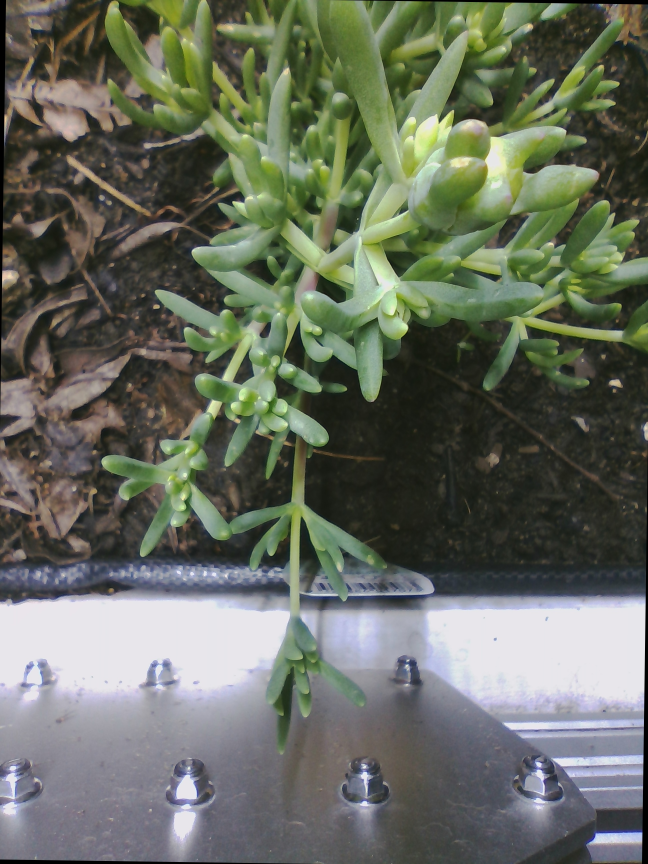
#> input picture source/513126.jpg, 1944 x 2592 px, given as the content of the folder ./topLeftCrop, which was not available (shown at 1/3 size)
$ python genOther.py
#> lines starting #> are read from the running program, lines starting #| are printed output that depends on the picture; after the words box and inside, x2 and y2 are one past the last pixel; in counts of white or black regions, pixels touching at a corner belong together; pictures that were not available may be replaced by others from this repository, and a replacement may not be noted
# Importing Image class from PIL module
import PIL
import os
import os.path
import cv2
from PIL import Image
import asyncio
import sys
import numpy as np

# Assumes images are in 1944x2592 dimensions and in .jpg format
sourceFolder = "./source"
sourceFolderCropTopLeft = "./topLeftCrop"
sourceFolderCropBottomLeft = "./cropBottomLeft"
currentDir="./Final"


# [68 lines left out: functions cropTopLeft, cropBottomLeft, not called in this run]


def detectGreen(readDirr,cropSection):

#> called with readDirr = './topLeftCrop', cropSection = 'TopLeft'
    for file in os.listdir(readDirr):
        f_img = readDirr+"/"+file
        MYDIR = ("detectGreen" + cropSection)
        CHECK_FOLDER = os.path.isdir(MYDIR)

        # If folder doesn't exist, then create it.
        if not CHECK_FOLDER:
            os.makedirs(MYDIR)
            print("created folder : ", MYDIR)

        fileName = "detectGreen" + cropSection + file
        destination = os.path.join(os.getcwd(), MYDIR, fileName)
        destination2 = os.path.join(currentDir, fileName)
        #print("---------------------"+f_img)

        ## Read
        img = cv2.imread(f_img)
#> img is the input picture: shape (2592, 1944, 3); mean B, G, R 95.7, 108.9, 103.3
        #cv2.imshow('img', img)

        ## convert to hsv
        hsv = cv2.cvtColor(img, cv2.COLOR_BGR2HSV)
#> hsv: shape (2592, 1944, 3); mean H, S, V 66, 56.8, 114.3

        ## mask of green (36,0,0) ~ (70, 255,255)
        mask1 = cv2.inRange(hsv, (36, 0, 0), (70, 255,255))
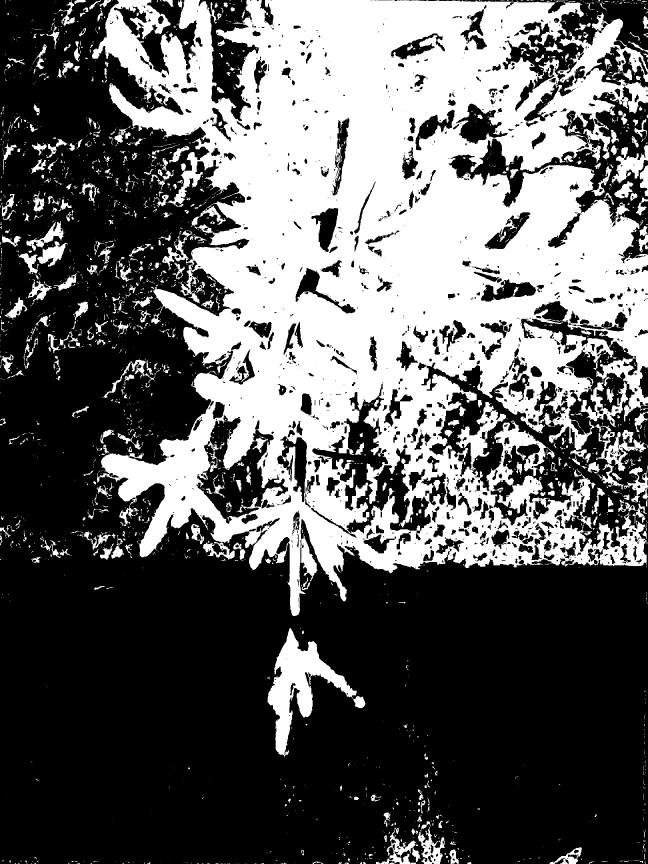
#> mask1: shape (2592, 1944) (shown at 1/3 size); 37.9% white; 2736 white regions (2096 under 20 px), largest, box (x1, y1, x2, y2) and area: (276, 0, 1944, 1848) 1726880, (802, 1884, 1070, 2272) 32417, (1786, 1272, 1944, 1520) 10584

        ## mask o yellow (15,0,0) ~ (36, 255, 255)
        mask2 = cv2.inRange(hsv, (15,0,0), (36, 255, 255))
#> mask2: shape (2592, 1944); 20.7% white; 2757 white regions (1922 under 20 px), largest, box (x1, y1, x2, y2) and area: (1254, 1088, 1944, 1695) 136790, (3, 302, 628, 1012) 102237, (0, 480, 719, 1187) 97149

        ## final mask and masked
        #mask = cv2.bitwise_or(mask1, mask2)
        target = cv2.bitwise_and(img,img, mask=mask1)

        #cv2.imwrite("target.png", target)
        #cv2.imshow('final', target)
        #cv2.waitKey(0)
        cv2.imwrite(destination, target)
        cv2.imwrite(destination2, target)

def increaseGreen(readDirr,cropSection):

#> called with readDirr = './topLeftCrop', cropSection = 'TopLeft'
    for file in os.listdir(readDirr):
        f_img = readDirr+"/"+file
        MYDIR = ("increaseGreen" + cropSection)
        CHECK_FOLDER = os.path.isdir(MYDIR)

        # If folder doesn't exist, then create it.
        if not CHECK_FOLDER:
            os.makedirs(MYDIR)
            print("created folder : ", MYDIR)

        fileName = "increaseGreen" + cropSection + file
        destination = os.path.join(os.getcwd(), MYDIR, fileName)
        destination2 = os.path.join(currentDir, fileName)
        #print("---------------------"+f_img)

        #-----Reading the image-----------------------------------------------------
        img = cv2.imread(f_img)
        #cv2.imshow("img",img)

        #-----converted the values to float32 during BGR2HSV transformation to avoid negative values during saturation transformation to due uint8 (default) overflow-----------------------------------
        imgrgb = cv2.cvtColor(img, cv2.COLOR_BGR2RGB).astype("float32")
        #cv2.imshow("lab",lab)

        #-----splitting hsv values, adjusting the individual channels and then doing a merge-------------------------
        (r, g, b) = cv2.split(imgrgb)
        #cv2.imshow('r_channel', r)
        #cv2.imshow('g_channel', g)
        #cv2.imshow('b_channel', b)
        g = g*1.5
        g = np.clip(g,0,255)
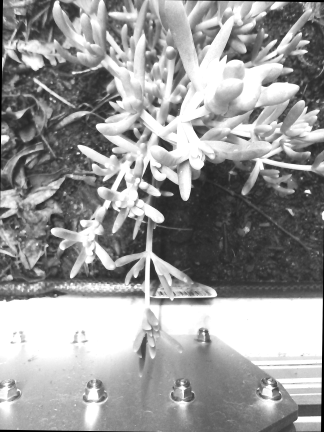
#> g: shape (2592, 1944) float32 (shown at 1/6 size); min 0, max 255, mean 154.2
        imgrgb = cv2.merge([r,g,b])

        #-----converted it back to default uint8 after my hue adjustment--------------------
        imgbgr = cv2.cvtColor(imgrgb.astype("uint8"), cv2.COLOR_RGB2BGR)
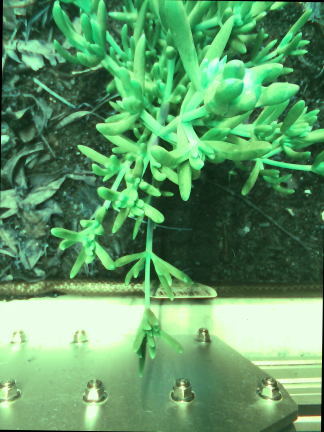
#> imgbgr: shape (2592, 1944, 3) (shown at 1/6 size); mean R, G, B 95.7, 154, 103.3
        #cv2.imshow('final', imgbgr)
        #cv2.waitKey(0)
        cv2.imwrite(destination, imgbgr)
        cv2.imwrite(destination2, imgbgr)

        #_____END_____#

def hue(readDirr,cropSection):

#> called with readDirr = './topLeftCrop', cropSection = 'TopLeft'
    for file in os.listdir(readDirr):
        f_img = readDirr+"/"+file
        MYDIR = ("hue" + cropSection)
        CHECK_FOLDER = os.path.isdir(MYDIR)

        # If folder doesn't exist, then create it.
        if not CHECK_FOLDER:
            os.makedirs(MYDIR)
            print("created folder : ", MYDIR)

        fileName = "hue" + cropSection + file
        destination = os.path.join(os.getcwd(), MYDIR, fileName)
        destination2 = os.path.join(currentDir, fileName)

        #print("---------------------"+f_img)

        #-----Reading the image-----------------------------------------------------
        img = cv2.imread(f_img)
        #cv2.imshow("img",img)

        #-----converted the values to float32 during BGR2HSV transformation to avoid negative values during saturation transformation to due uint8 (default) overflow-----------------------------------
        imghsv = cv2.cvtColor(img, cv2.COLOR_BGR2HSV).astype("float32")
        #cv2.imshow("lab",lab)

        #-----splitting hsv values, adjusting the individual channels and then doing a merge-------------------------
        (h, s, v) = cv2.split(imghsv)
        h = h*2
        h = np.clip(h,0,255)
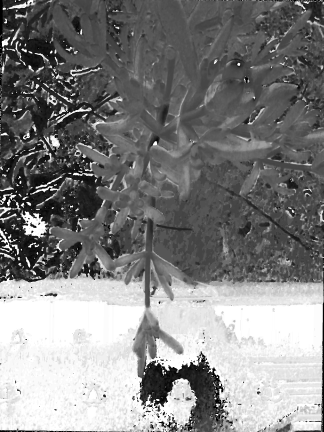
#> h: shape (2592, 1944) float32 (shown at 1/6 size); min 0, max 255, mean 129.9
        imghsv = cv2.merge([h,s,v])

        #-----converted it back to default uint8 after my hue adjustment--------------------
        imgrgb = cv2.cvtColor(imghsv.astype("uint8"), cv2.COLOR_HSV2BGR)
        #cv2.imshow('final', imgrgb)
        #cv2.waitKey(0)
        cv2.imwrite(destination, imgrgb)
        cv2.imwrite(destination2, imgrgb)


        #_____END_____#

def saturation(readDirr,cropSection):

#> called with readDirr = './topLeftCrop', cropSection = 'TopLeft'
    for file in os.listdir(readDirr):
        f_img = readDirr+"/"+file
        MYDIR = ("saturation" + cropSection)
        CHECK_FOLDER = os.path.isdir(MYDIR)

        # If folder doesn't exist, then create it.
        if not CHECK_FOLDER:
            os.makedirs(MYDIR)
            print("created folder : ", MYDIR)

        fileName = "saturation" + cropSection + file
        destination = os.path.join(os.getcwd(), MYDIR, fileName)
        destination2 = os.path.join(currentDir, fileName)
        #print("---------------------"+f_img)

        #-----Reading the image-----------------------------------------------------
        img = cv2.imread(f_img)
        #cv2.imshow("img",img)

        #-----converted the values to float32 during BGR2HSV transformation to avoid negative values during saturation transformation to due uint8 (default) overflow-----------------------------------
        imghsv = cv2.cvtColor(img, cv2.COLOR_BGR2HSV).astype("float32")
        #cv2.imshow("lab",lab)

        #-----splitting hsv values, adjusting the individual channels and then doing a merge-------------------------
        (h, s, v) = cv2.split(imghsv)
        s = s*2
        s = np.clip(s,0,255)
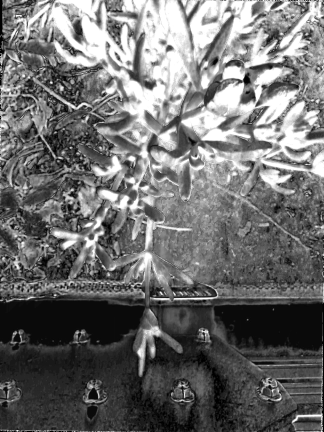
#> s: shape (2592, 1944) float32 (shown at 1/6 size); min 0, max 255, mean 109.7
        imghsv = cv2.merge([h,s,v])
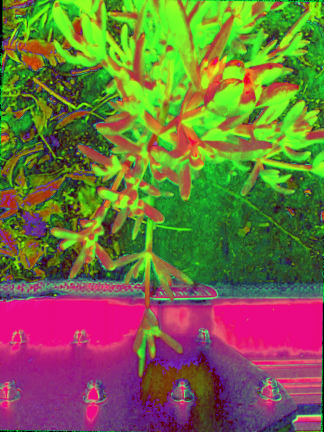
#> imghsv: shape (2592, 1944, 3) float32 (shown at 1/6 size); mean B, G, R 65.9, 109.3, 113.3

        #-----converted it back to default uint8 after my saturation adjustment--------------------
        imgrgb = cv2.cvtColor(imghsv.astype("uint8"), cv2.COLOR_HSV2BGR)
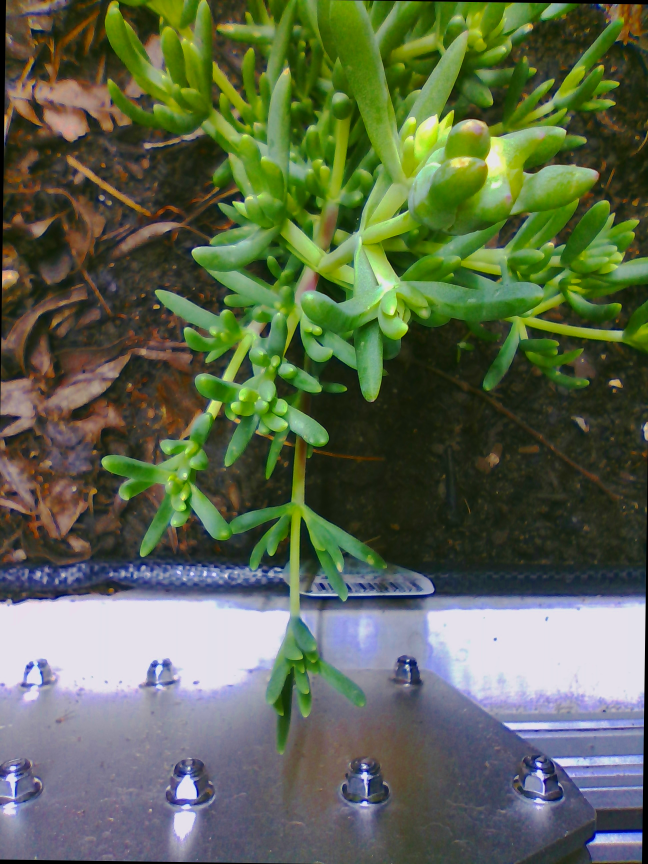
#> imgrgb: shape (2592, 1944, 3) (shown at 1/3 size); mean B, G, R 78.2, 103.4, 92.4
        #cv2.imshow('final', imgrgb)
        #cv2.waitKey(0)
        cv2.imwrite(destination, imgrgb)
        cv2.imwrite(destination2, imgrgb)

        #_____END_____#


#print(len(sys.argv))
#print(str(sys.argv))


async def main():

    # Detect Green
    detectGreen(sourceFolderCropTopLeft,"TopLeft")
    detectGreen(sourceFolderCropBottomLeft,"BottomLeft")

    # Increse Green in RGB
    increaseGreen(sourceFolderCropTopLeft,"TopLeft")
    increaseGreen(sourceFolderCropBottomLeft,"BottomLeft")

    # Increse Hue
    hue(sourceFolderCropTopLeft,"TopLeft")
    hue(sourceFolderCropBottomLeft,"BottomLeft")

    # Increse Saturation
    saturation(sourceFolderCropTopLeft,"TopLeft")
    saturation(sourceFolderCropBottomLeft,"BottomLeft")

asyncio.run(main())

$ run again, on source/513190.jpg
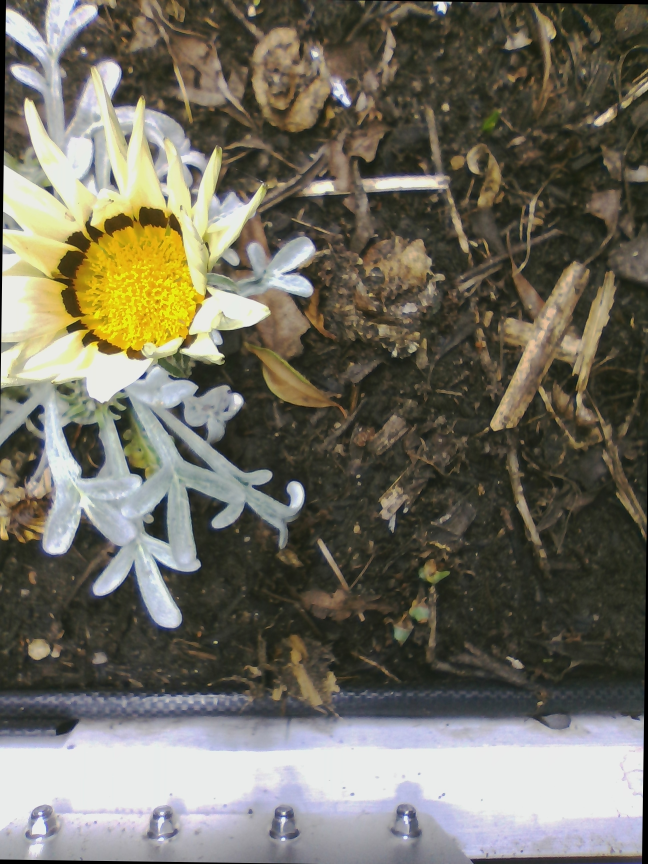
#> input picture source/513190.jpg, 1944 x 2592 px, given as the content of the folder ./topLeftCrop, which was not available (shown at 1/3 size)
#> in detectGreen, img is the input picture: shape (2592, 1944, 3); mean B, G, R 97.1, 110, 113.3
#> hsv: shape (2592, 1944, 3); mean H, S, V 49.4, 57.8, 117.6
#> in detectGreen, `mask1 = cv2.inRange(hsv, (36, 0, 0), (70, 255,255))`:
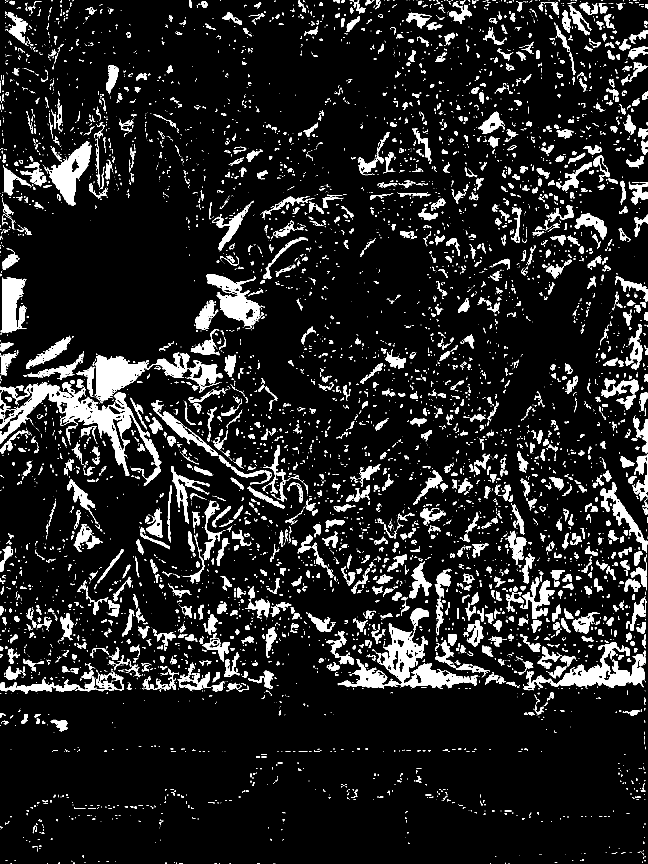
#> mask1: shape (2592, 1944) (shown at 1/3 size); 10.6% white; 6164 white regions (4105 under 20 px), largest, box (x1, y1, x2, y2) and area: (0, 1138, 484, 1458) 30065, (1013, 1825, 1434, 2066) 23294, (284, 1057, 570, 1210) 15526
#> mask2: shape (2592, 1944); 57.6% white; 7494 black regions (5404 under 20 px), largest, box (x1, y1, x2, y2) and area: (0, 1426, 1944, 2592) 1075744, (0, 1060, 948, 1952) 357109, (0, 0, 324, 1150) 101047
#> in saturation, `imgrgb = cv2.cvtColor(imghsv.astype("uint8"), cv2.COLOR_HSV2BGR)`:
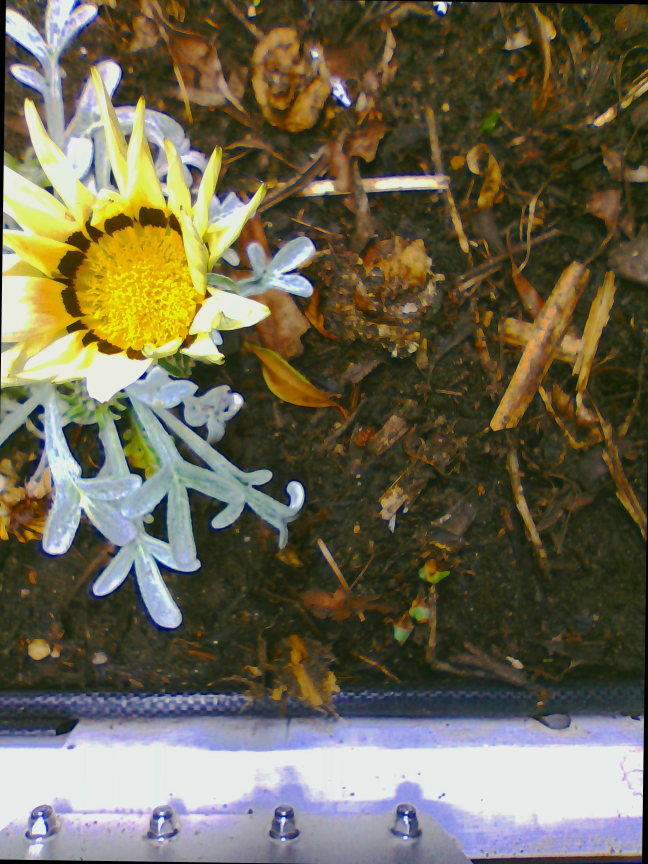
#> imgrgb: shape (2592, 1944, 3) (shown at 1/3 size); mean B, G, R 80.8, 103.1, 108.7

$ run again, on source/513194.jpg
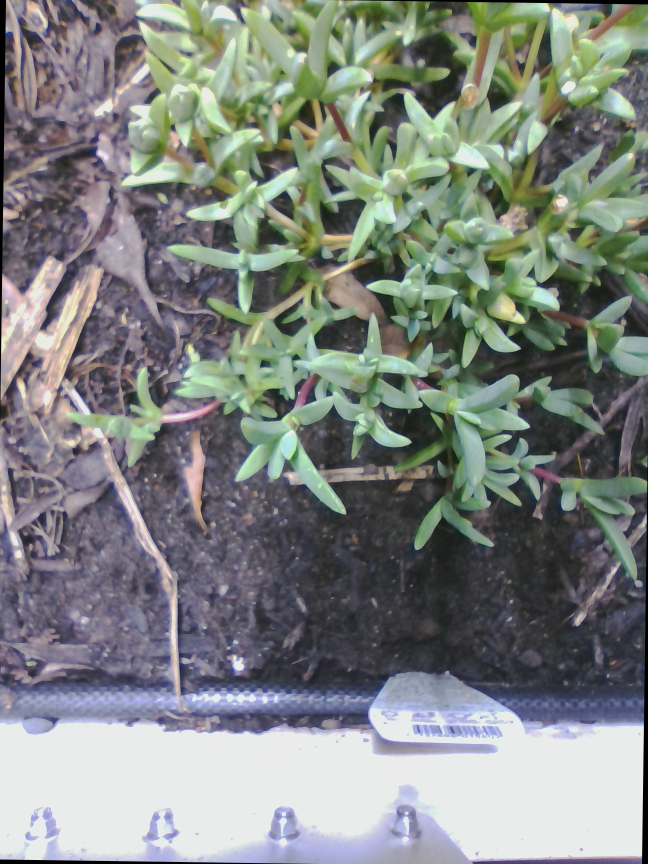
#> input picture source/513194.jpg, 1944 x 2592 px, given as the content of the folder ./topLeftCrop, which was not available (shown at 1/3 size)
#> in detectGreen, img is the input picture: shape (2592, 1944, 3); mean B, G, R 129.1, 132.9, 127.7
#> hsv: shape (2592, 1944, 3); mean H, S, V 86.6, 43, 141.6
#> in detectGreen, `mask1 = cv2.inRange(hsv, (36, 0, 0), (70, 255,255))`:
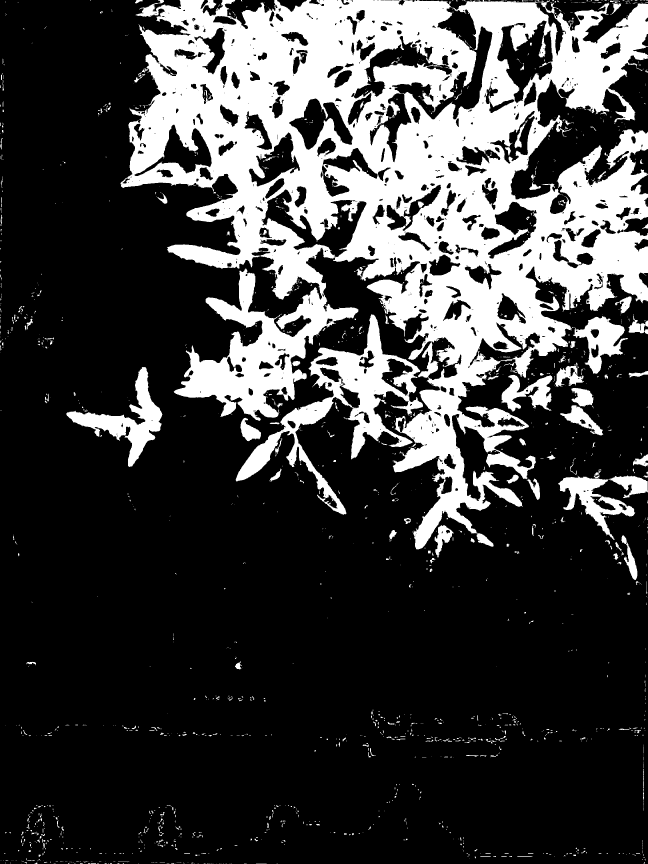
#> mask1: shape (2592, 1944) (shown at 1/3 size); 24.9% white; 1858 white regions (1490 under 20 px), largest, box (x1, y1, x2, y2) and area: (361, 0, 1944, 1648) 1079235, (707, 943, 1269, 1544) 66555, (199, 1101, 487, 1401) 22815
#> mask2: shape (2592, 1944); 6% white; 1898 white regions (1203 under 20 px), largest, box (x1, y1, x2, y2) and area: (1490, 60, 1727, 410) 25253, (796, 612, 1058, 755) 10350, (866, 295, 1059, 450) 9610
#> in saturation, `imgrgb = cv2.cvtColor(imghsv.astype("uint8"), cv2.COLOR_HSV2BGR)`:
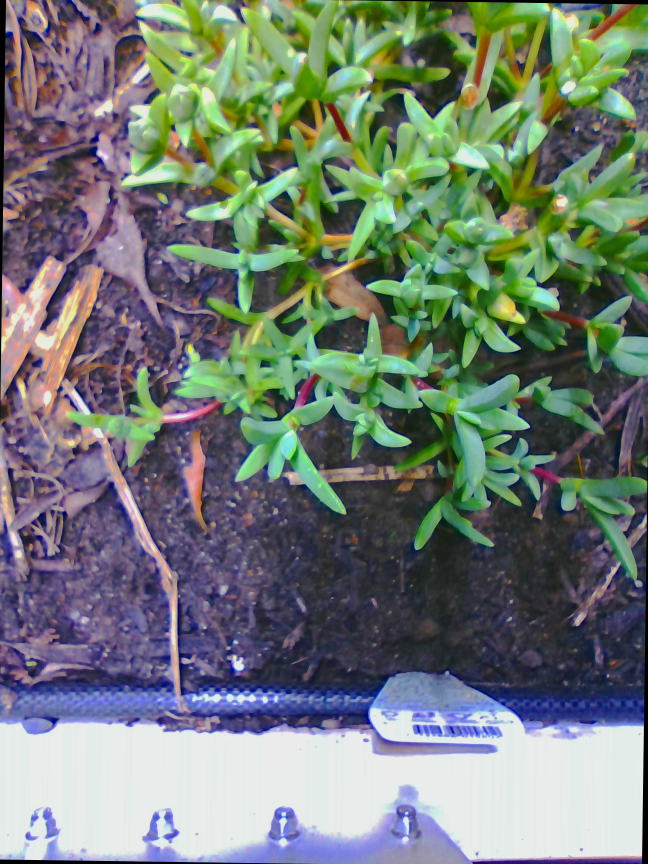
#> imgrgb: shape (2592, 1944, 3) (shown at 1/3 size); mean B, G, R 116.8, 124, 113.6
